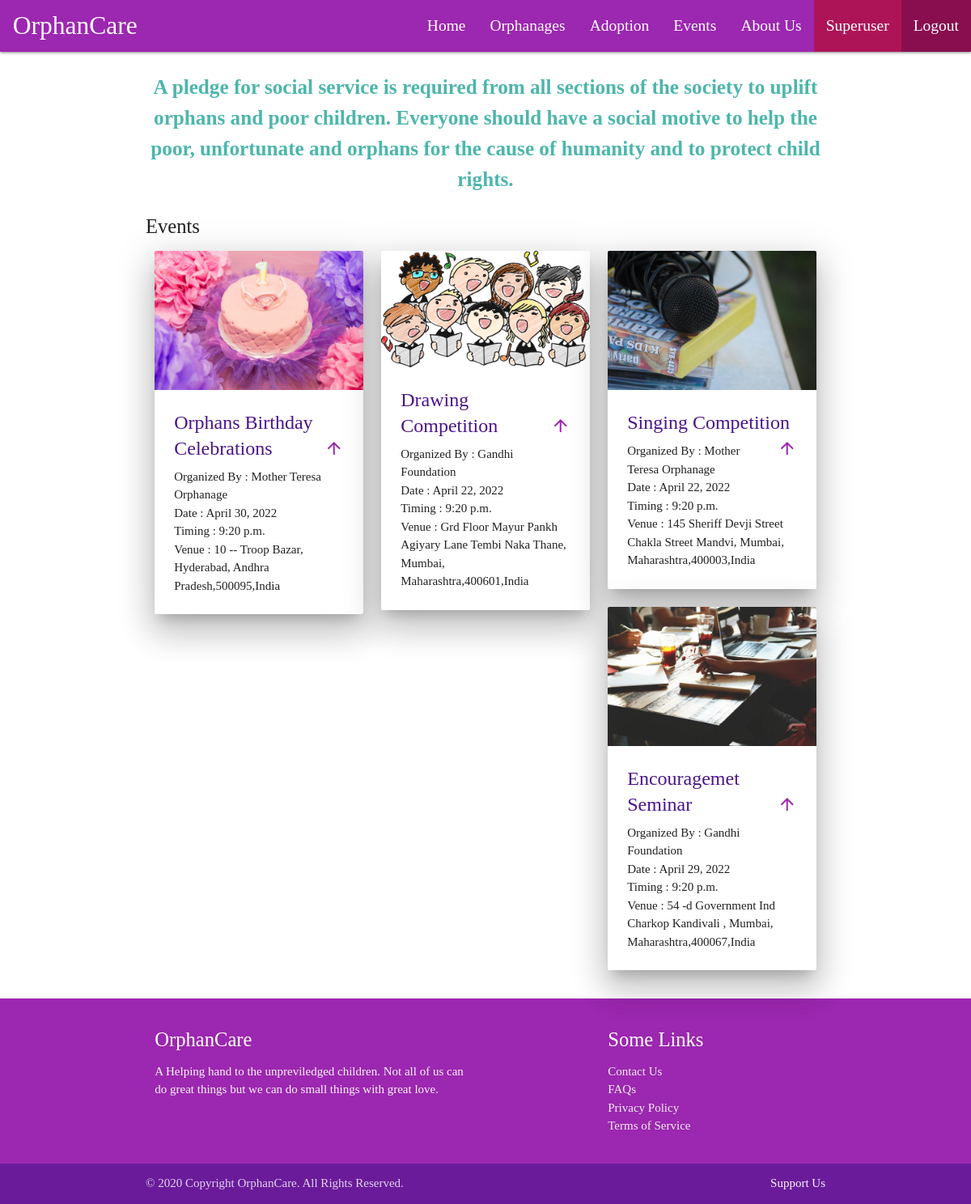
Page /events (signed in) on the committed database.
### main/models.py (models this page shows, shortened)
class Event(models.Model):
	event_name = models.CharField(max_length=500)
	event_type = models.CharField(max_length=300)
	poster = models.ImageField(default="", upload_to="events/images")
	description = models.TextField()
	event_date = models.DateField(default=datetime.date(datetime.now()))
	event_time = models.TimeField(default=datetime.time(datetime.now()))
	organised_by = models.ForeignKey(Orphanage, on_delete = models.CASCADE)
	venue = models.TextField()

class Orphanage(models.Model):
	orphanage_name = models.CharField(max_length=200)
	image = models.ImageField(upload_to="orphanage/images/")
	establish_date = models.DateField(default=datetime.date(datetime.now()))
	about = models.TextField()
	address = models.TextField()
	state = models.CharField(max_length=35, choices=states_choices)
	contact_no = models.CharField(max_length=15)
	site_url = models.CharField(max_length=200)
	email = models.EmailField(max_length=150)
	children_count = models.PositiveIntegerField(default=0)

### main/views.py (the view)
# urls.py: path("events", views.events, name="events"),
@login_required(login_url="/login")
def events(request):
	events = Event.objects.all()
	context = {'events':events}
	return render(request, "main/events.html",context)

### main/templates/main/events.html (shortened to what this page needs)
{%extends "main/header.html" %}
{% block content %}
	<p style="font-weight: bold;" class="flow-text teal-text text-lighten-2 center-align">A pledge for social service is required from all sections of the society to uplift orphans and poor children. Everyone should have a social motive to help the poor, unfortunate and orphans for the cause of humanity and to protect child rights.
	</p>
	<h5><strong>Events</strong></h5>
	<div class="row">
        {% for eve in events %}
            <div class="col s12 m6 l4">
                <div class="card z-depth-5">
                    <div class="card-image">
                        <img src="{{eve.poster.url}}">
                    </div>
                    <div class="card-content">
                        <span class="card-title activator purple-text text-darken-4">{{eve.event_name}}
                            <i class="purple-text material-icons right">arrow_upward</i>
                        </span>
                        <p><strong>Organized By :</strong> {{eve.organised_by.orphanage_name}}</p>
                        <p><strong>Date :</strong> {{eve.event_date}}</p>
                        <p><strong>Timing :</strong> {{eve.event_time}}</p>
                        <p><strong>Venue :</strong> {{eve.venue}}</p>
                    </div>
                </div>
            </div>
        {% endfor %}
    </div>
{% endblock %}

### main/templates/main/header.html (shortened to what this page needs)
{% extends "main/base.html" %}
{% block base %}
	<nav class="purple">
	    <div class="nav-wrapper">
	      <a href="#!" class="brand-logo"> &nbsp; OrphanCare</a>
	      <ul class="right hide-on-med-and-down">
	        <li><a style="font-size:130%" href="/homepage">Home</a></li>
        	<li><a style="font-size:130%"  href="/orphanages">Orphanages</a></li>
        	<li><a style="font-size:130%"  href="{% url 'main:adoption' %}">Adoption</a></li>
        	<li><a style="font-size:130%"  href="/events">Events</a></li>
        	<li><a style="font-size:130%"  href="/about_us">About Us</a></li>
	        {% if user.is_authenticated %}
	             <li>
	             	<a style="font-size:130%" data-target="modal1" class=" pink darken-3 modal-trigger">{{user.username|title}}</a>
	             </li>
	             <li>
	             		<a class="pink darken-4" style="font-size:130%" href="/logout">Logout</a>
	             	</li>
	        {% else %}
	        	<li><a style="font-size:130%" href="/register">Register</a></li>
	            <li><a style="font-size:130%"  href="/login">Login</a></li>
	        {% endif %}
	      </ul>
	    </div>
  	</nav>
    <div class="container">
    	{% block content %}
	    {% endblock %}
    </div>
    <footer class="page-footer purple">
    <div class="container">
      <div class="row">
        <div class="col l6 s12">
          <h5 class="white-text">OrphanCare</h5>
          <p class="grey-text text-lighten-4"><strong>A Helping hand to the unpreviledged children. </strong> Not all of us can do great things but we can do small things with great love.</p>
        </div>
        <div class="col l4 offset-l2 s12">
          <h5 class="white-text">Some Links</h5>
          <ul>
            <li><a class="grey-text text-lighten-3" href="#!">Contact Us</a></li>
            <li><a class="grey-text text-lighten-3" href="#!">FAQs</a></li>
            <li><a class="grey-text text-lighten-3" href="#!">Privacy Policy</a></li>
            <li><a class="grey-text text-lighten-3" href="#!">Terms of Service</a></li>
          </ul>
        </div>
      </div>
    </div>
    <div class="footer-copyright purple darken-3">
      <div class="container">
      © 2020 Copyright OrphanCare. All Rights Reserved.
      <a class="grey-text text-lighten-4 right" href="#!">Support Us</a>
      </div>
    </div>
  </footer>
{% endblock %}

### main/templates/main/base.html (style rules this page uses)
body { font-family: Algerian; }

### rows in the picture
Event: poster (picture), event_name "Orphans Birthday Celebrations", organised_by.orphanage_name "Mother Teresa Orphanage", event_date "April 30, 2022", event_time "9:20 p.m.", venue "10 -- Troop Bazar, Hyderabad, Andhra Pradesh,500095,India"
Event: poster (picture), event_name "Drawing Competition", organised_by.orphanage_name "Gandhi Foundation", event_date "April 22, 2022", event_time "9:20 p.m.", venue "Grd Floor Mayur Pankh Agiyary Lane Tembi Naka Thane, Mumbai, Maharashtra,400601,India"
Event: poster (picture), event_name "Singing Competition", organised_by.orphanage_name "Mother Teresa Orphanage", event_date "April 22, 2022", event_time "9:20 p.m.", venue "145 Sheriff Devji Street Chakla Street Mandvi, Mumbai, Maharashtra,400003,India"
Event: poster (picture), event_name "Encouragemet Seminar", organised_by.orphanage_name "Gandhi Foundation", event_date "April 29, 2022", event_time "9:20 p.m.", venue "54 -d Government Ind Charkop Kandivali , Mumbai, Maharashtra,400067,India"

### other values in the picture
{{ user.username|title }} "Superuser"
